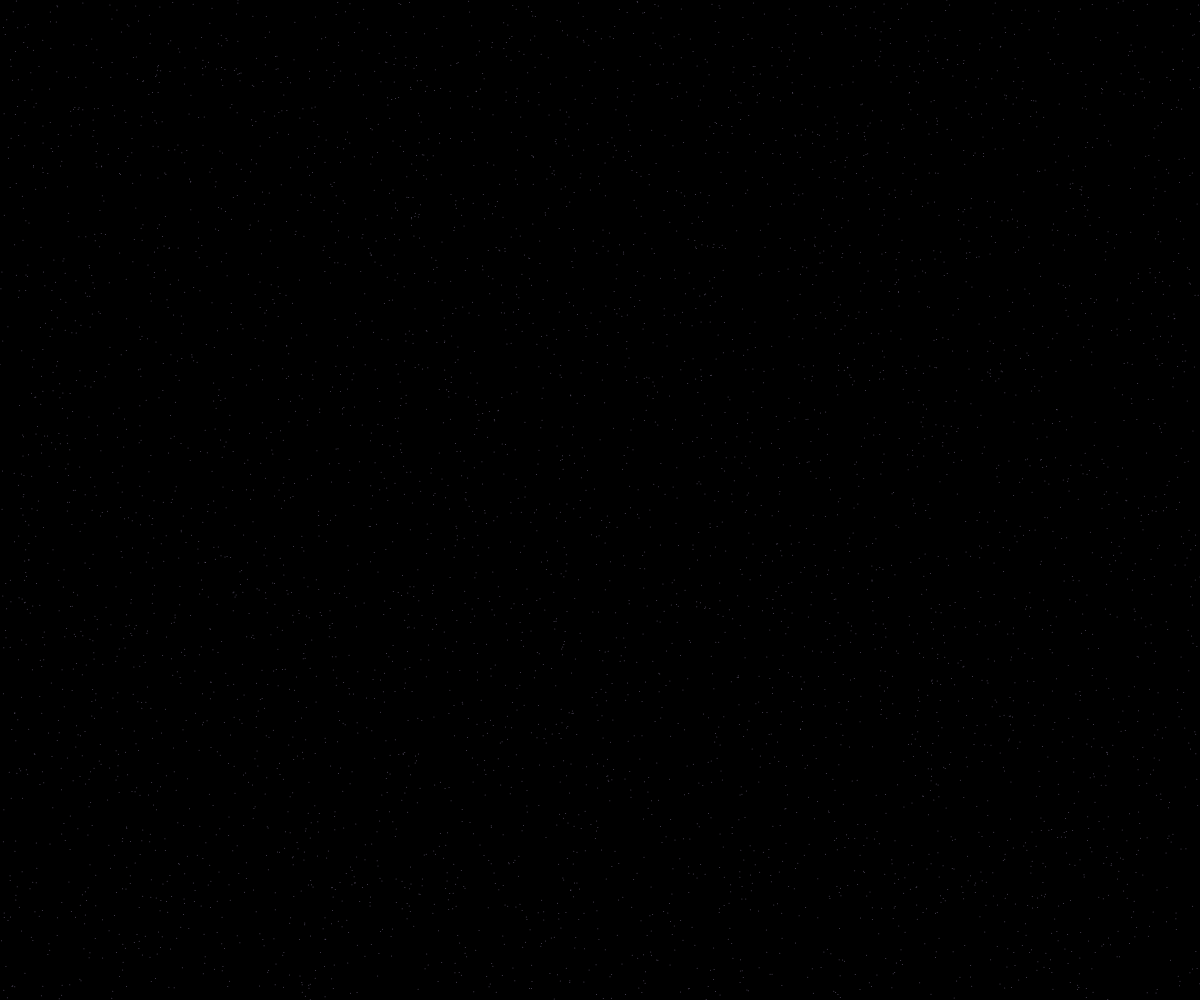
Frame 1 (no input)
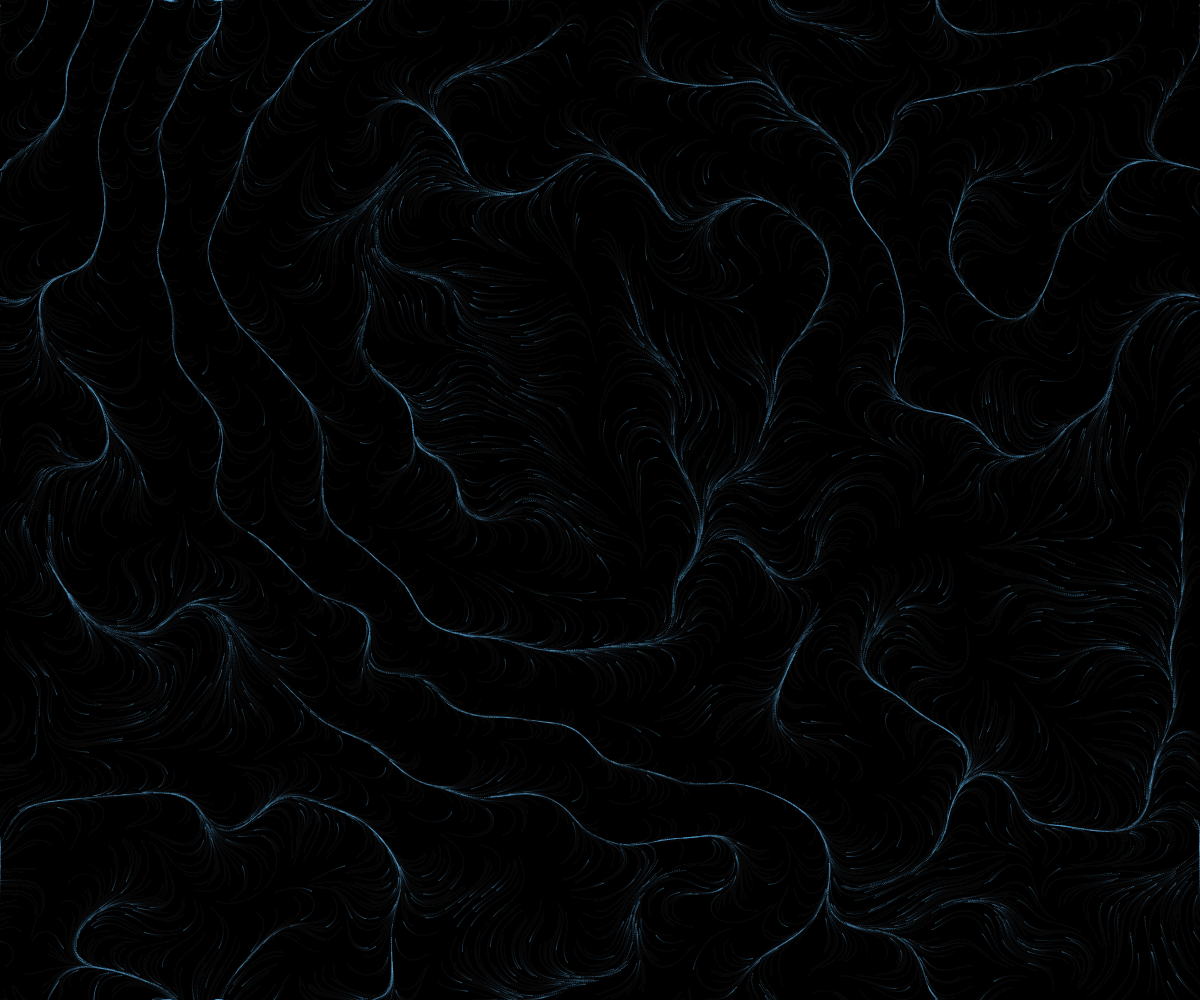
Frame 60 (no input)
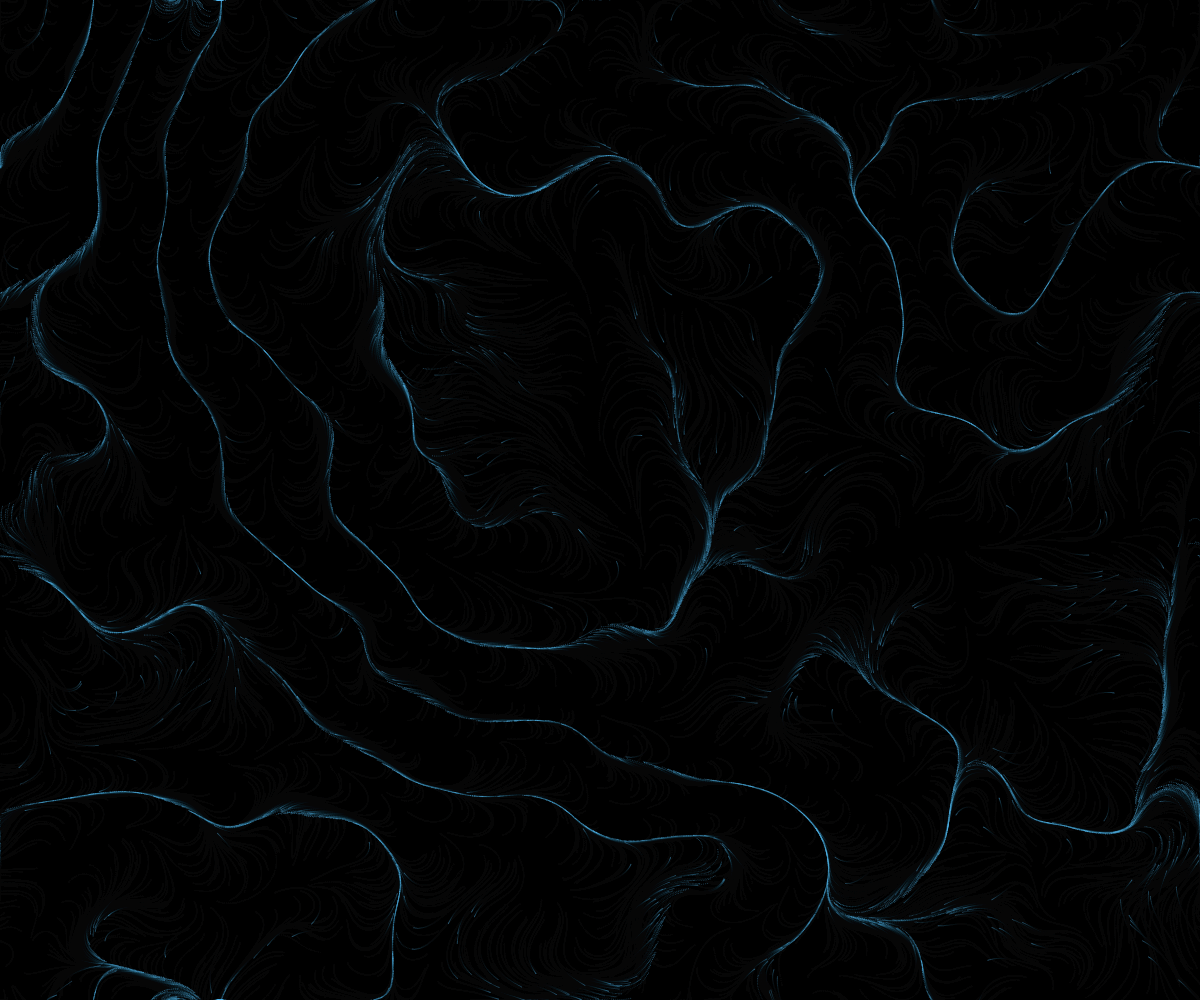
Frame 120 (the mouse pressed at the canvas centre since frame 60)

The p5.js sketch that drew these frames (run headless with seeded random() and noise() and a simulated clock; from frame 60 on, the mouse is pressed at the canvas centre):

// p5.js sketch
// ── sketch.js
let particles = [];
const NUM_PARTICLES = 5000;
const NOISE_SCALE = 0.002;
const NOISE_STRENGTH = 10;

function setup() {
  createCanvas(windowWidth, windowHeight);
  background(0);

  // Different every run
  noiseSeed(floor(random(100000)));
  randomSeed(floor(random(100000)));

  for (let i = 0; i < NUM_PARTICLES; i++) {
    particles.push(new Particle());
  }
}

function draw() {
  // Feedback fade (IMPORTANT)
  fill(0, 20);
  noStroke();
  rect(0, 0, width, height);

  stroke(
  noise(frameCount * 0.01) * 255,
  200,
  255,
  100
);
;

  for (let p of particles) {
    p.update();
    p.show();
  }
}

class Particle {
  constructor() {
    this.pos = createVector(random(width), random(height));
    this.vel = p5.Vector.random2D();
    this.speed = random(0.5, 2);
  }

  update() {
    let angle =
      noise(
        this.pos.x * NOISE_SCALE,
        this.pos.y * NOISE_SCALE,
        frameCount * 0.0005
      ) *
      TWO_PI *
      NOISE_STRENGTH;

    let force = p5.Vector.fromAngle(angle);
    this.vel.add(force);
    this.vel.limit(this.speed);
    this.pos.add(this.vel);

    // Wrap edges
    if (this.pos.x < 0) this.pos.x = width;
    if (this.pos.x > width) this.pos.x = 0;
    if (this.pos.y < 0) this.pos.y = height;
    if (this.pos.y > height) this.pos.y = 0;
  }

  show() {
    point(this.pos.x, this.pos.y);
  }
}
